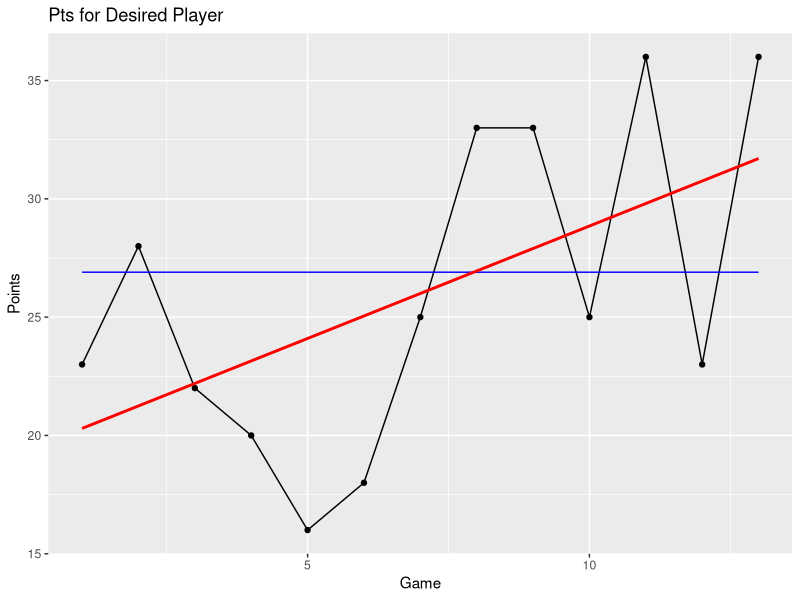

Here is the R script that generated this plot:
## ---- chunk 1
#Read in data and find running average of each category

#Final Average can be found by looking at the last game for each player

library(readxl)
library(dplyr)
nba <- read_excel("NBA DATA.xlsx")
nba <- nba %>%
  slice(-c(242,263)) #Removing Missed Games
nba <- na.omit(nba)
nba$Pts <- as.numeric(nba$Pts)
nba$Reb <- as.numeric(nba$Reb)
nba$Assists <- as.numeric(nba$Assists)
nba$`3PM` <- as.numeric(nba$`3PM`)

nba <- nba %>%
  group_by(Player) %>%
  mutate(
    Running_Avg_Pts = cumsum(Pts) / row_number(),
    Running_Avg_Reb = cumsum(Reb) / row_number(),
    Running_Avg_Assists = cumsum(Assists) / row_number(),
    Running_Avg_3PM = cumsum(`3PM`) / row_number()
  )
## ---- chunk 2
#Create indicators for each player

DW <- nba %>%
  filter(Player == "Derrick White")
LD <- nba %>%
  filter(Player == "Luka Doncic")
AE <- nba %>%
  filter(Player == "Anthony Edwards")
JB <- nba %>%
  filter(Player == "Jaylen Brown")
PJ <- nba %>%
  filter(Player == "PJ Washington")
DL <- nba %>%
  filter(Player == "Dereck Lively")
DG <- nba %>%
  filter(Player == "Daniel Gafford")
MC <- nba %>%
  filter(Player == "Mike Conley")
RG <- nba %>%
  filter(Player == "Rudy Gobert")
JG <- nba %>%
  filter(Player == "Josh Green")
JH <- nba %>%
  filter(Player == "Jrue Holiday")
KT <- nba %>%
  filter(Player == "KAT")
JM <- nba %>%
  filter(Player == "Jaden McDaniels")
JT <- nba %>%
  filter(Player == "Jayson Tatum")
KI <- nba %>%
  filter(Player == "Kyrie Irving")
## ---- chunk 3
#Show graphical analysis of each player with the respected stat line you wish 

library(ggplot2)
ggplot(JT, aes(x = JT$`Total Game`, y = Pts)) + #Use the indicator markers for player for the first argument after ggplot( and also after the x = 
  geom_line() +
  geom_point() +
  geom_line(aes(y = JT$RegSeasonPPG),color = "blue")+
  geom_smooth(method = "lm", se = FALSE, color = "red")+
  labs(title = "Pts for Desired Player", #Here you would insert the players name as well after "for" and the respective stat line you modeled
       x = "Game",
       y = "Points")
## ---- chunk 4
#Confidence interval for desired player and the stat line wished upon

t.test(AE$Pts, conf.level = 0.30)$conf.int
## ---- chunk 5
#Finding the percentage of how many times a player has done this kind of stat line in the playoffs

bet1 <- (sum(DG$Assists > 0.5 ) / nrow(DG))
bet2 <- (sum(AE$Pts < 27.5 ) / nrow(AE))
bet3 <- (sum(RG$Assists < 1.5 ) / nrow(RG))
bet4 <- (sum(RG$Reb > 10.5 ) / nrow(RG))
bet5 <- (sum(PJ$`3PM` > 1.5 ) / nrow(PJ))
bet6 <- (sum(LD$Pts >= 25 ) / nrow(LD))
bet1
bet2
bet3
bet4
bet5
bet6
## ---- chunk 6
#Percentage change of hitting bet (Take all percentages above and add it to the numbers )

(bet1 * bet2 * bet3 * bet4 * bet5 * bet6)
